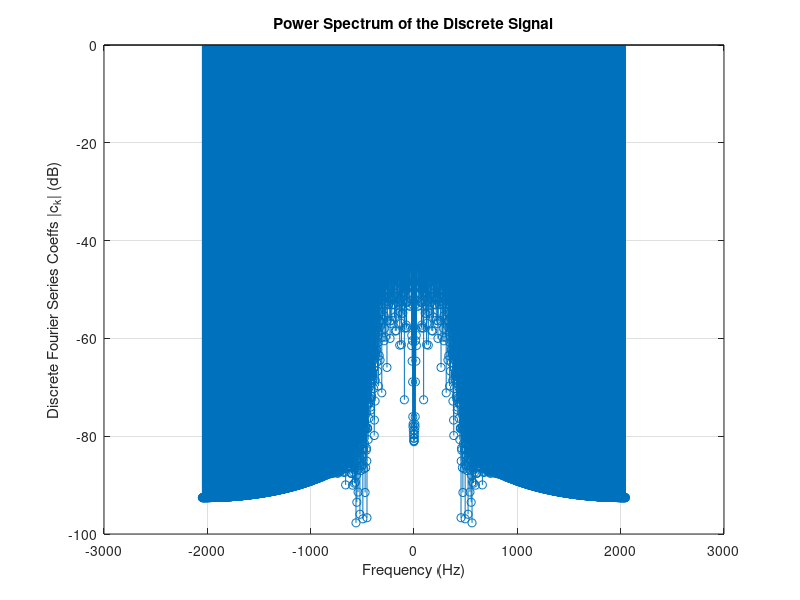
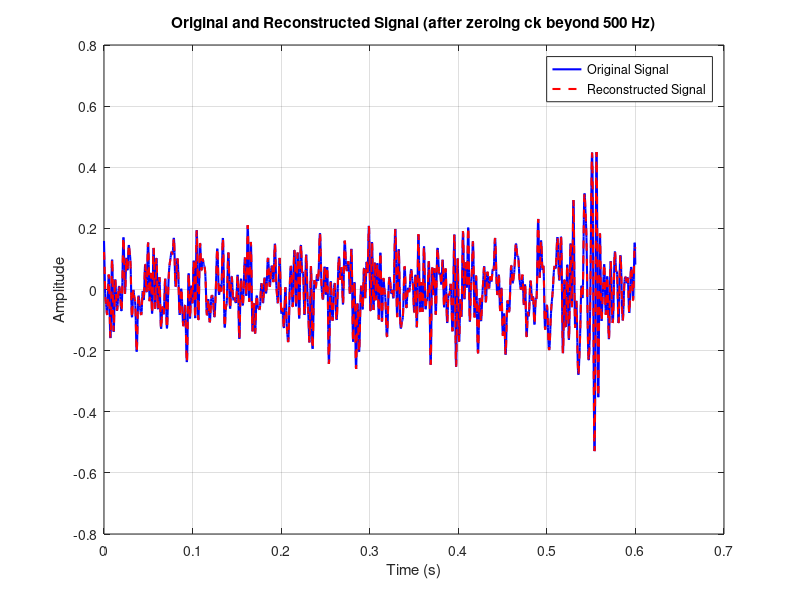
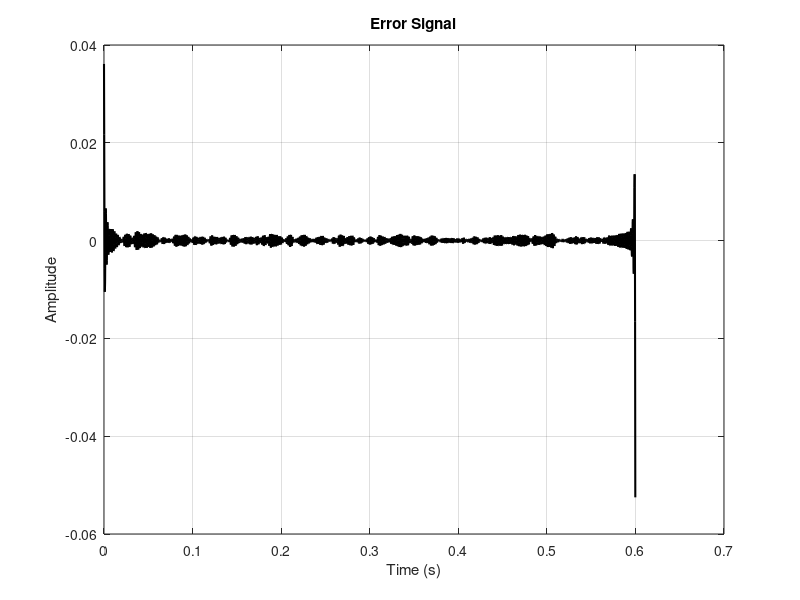

Write the MATLAB code that produced these figures, in order.
clearvars;
close all;

%% Exercise 1 a)
load din.dat;
N = length(din);
fs = 4096;

ck = zeros(size(din));
x = din;

n = 0:N-1;
for i=1:N
    k = i - 1;
    ck(i) = 1/N * sum(x.' .* exp(-1i * 2 * pi * k * n / N));  % DFT calculation
end

% Apply FFT shift to the coefficients
ck = [ck(N/2+1:N); ck(1:N/2)];

% Frequency vector (centered at zero using fftshift)
k = 0:N-1;  % Frequency index
fk = k*fs/N - fs/2;  % Frequency vector (Hz)

% Plot the power spectrum
figure;
stem(fk, 20*log10(abs(ck))); 
grid on;
xlabel('Frequency (Hz)');
ylabel('Discrete Fourier Series Coeffs |c_k| (dB)');
title('Power Spectrum of the Discrete Signal');

%% Exercise 1 b)
delta_f = fs / N;
fprintf('Frequency Resolution: %.2f Hz\n', delta_f);

%% Exercise 1 c)
% Zero out frequencies beyond 500 Hz
threshold_freq = 500;  % Frequency threshold in Hz
valid_indices = abs(fk) <= threshold_freq;  % Logical array for frequencies within [-500, 500] Hz
ck(~valid_indices) = 0;  % Set coefficients outside 500 Hz to zero

% Compute the inverse DFT (IDFT) to get the time-domain signal back
ck_unshifted = [ck(N/2+1:N); ck(1:N/2)];  % Unshift the coefficients
x_reconstructed = real(N * ifft(ck_unshifted));  % Inverse DFT, scaled by N

% Plot the original and reconstructed signals
t = (0:N-1)/fs;  % Time vector

figure;
plot(t, din, 'b', 'LineWidth', 1.5);  % Original signal in blue
hold on;
plot(t, x_reconstructed, 'r--', 'LineWidth', 1.5);  % Reconstructed signal in red dashed line
hold off;

title('Original and Reconstructed Signal (after zeroing ck beyond 500 Hz)');
xlabel('Time (s)');
ylabel('Amplitude');
legend('Original Signal', 'Reconstructed Signal');
grid on;

%% Exercise 1 d)
% Compute the error signal
error_signal = din - x_reconstructed;

% Calculate the Signal-to-Error Ratio (SER)
ser = 10 * log10(sum(din.^2) / sum(error_signal.^2));
fprintf('Signal-to-Error Ratio (SER): %.2f dB\n', ser);

figure;
plot(t, error_signal, 'k', 'LineWidth', 1.5);  % Error signal in black
title('Error Signal');
xlabel('Time (s)');
ylabel('Amplitude');
grid on;

%% Exercise 1 e)
% The minimum required sampling rate is 2*500Hz = 1000 Hz
% Calculate the new data length based on the new sampling rate
% T = N / fs
% T = 2458 / 4096 ≈ 0.6 seconds

% Using the new sampling rate f_min = 1000 Hz, the new number of samples N_min would be:
%
% N_min = T × f_min
% N_min = 0.6 × 1000 = 600 samples